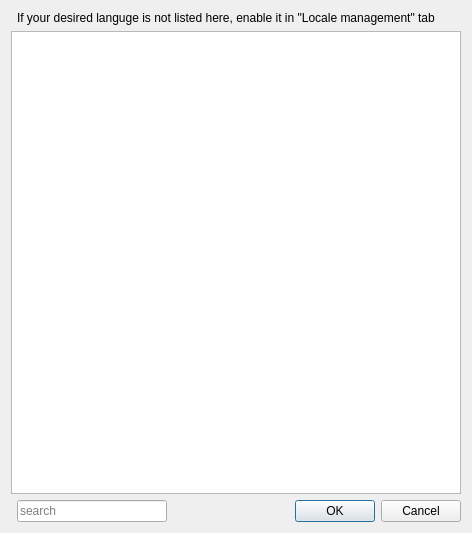
<?xml version="1.0" encoding="UTF-8"?>
<ui version="4.0">
 <class>chooseDialog</class>
 <widget class="QDialog" name="chooseDialog">
  <property name="geometry">
   <rect>
    <x>0</x>
    <y>0</y>
    <width>472</width>
    <height>533</height>
   </rect>
  </property>
  <property name="windowTitle">
   <string>Dialog</string>
  </property>
  <layout class="QGridLayout" name="gridLayout">
   <item row="1" column="0" colspan="3">
    <widget class="QListWidget" name="listWidgetAvailableLocales"/>
   </item>
   <item row="4" column="2">
    <widget class="QDialogButtonBox" name="buttonBox">
     <property name="orientation">
      <enum>Qt::Horizontal</enum>
     </property>
     <property name="standardButtons">
      <set>QDialogButtonBox::Cancel|QDialogButtonBox::Ok</set>
     </property>
    </widget>
   </item>
   <item row="4" column="1">
    <widget class="QLineEdit" name="textSearch">
     <property name="sizePolicy">
      <sizepolicy hsizetype="Fixed" vsizetype="Fixed">
       <horstretch>0</horstretch>
       <verstretch>0</verstretch>
      </sizepolicy>
     </property>
     <property name="minimumSize">
      <size>
       <width>150</width>
       <height>0</height>
      </size>
     </property>
     <property name="dragEnabled">
      <bool>true</bool>
     </property>
     <property name="placeholderText">
      <string>search</string>
     </property>
     <property name="clearButtonEnabled">
      <bool>true</bool>
     </property>
    </widget>
   </item>
   <item row="0" column="1" colspan="2">
    <widget class="QLabel" name="label">
     <property name="text">
      <string>If your desired languge is not listed here, enable it in &quot;Locale management&quot; tab</string>
     </property>
    </widget>
   </item>
  </layout>
 </widget>
 <resources/>
 <connections>
  <connection>
   <sender>buttonBox</sender>
   <signal>accepted()</signal>
   <receiver>chooseDialog</receiver>
   <slot>accept()</slot>
   <hints>
    <hint type="sourcelabel">
     <x>248</x>
     <y>254</y>
    </hint>
    <hint type="destinationlabel">
     <x>157</x>
     <y>274</y>
    </hint>
   </hints>
  </connection>
  <connection>
   <sender>buttonBox</sender>
   <signal>rejected()</signal>
   <receiver>chooseDialog</receiver>
   <slot>reject()</slot>
   <hints>
    <hint type="sourcelabel">
     <x>316</x>
     <y>260</y>
    </hint>
    <hint type="destinationlabel">
     <x>286</x>
     <y>274</y>
    </hint>
   </hints>
  </connection>
 </connections>
</ui>
